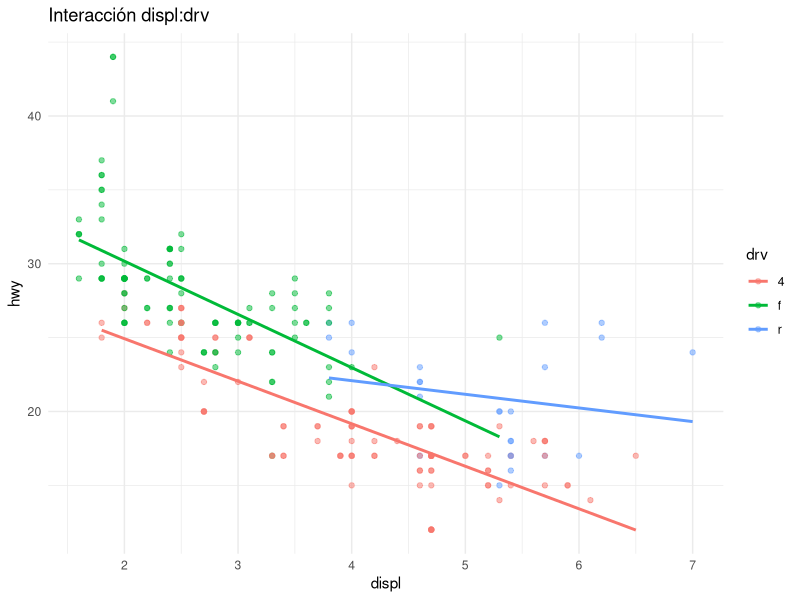
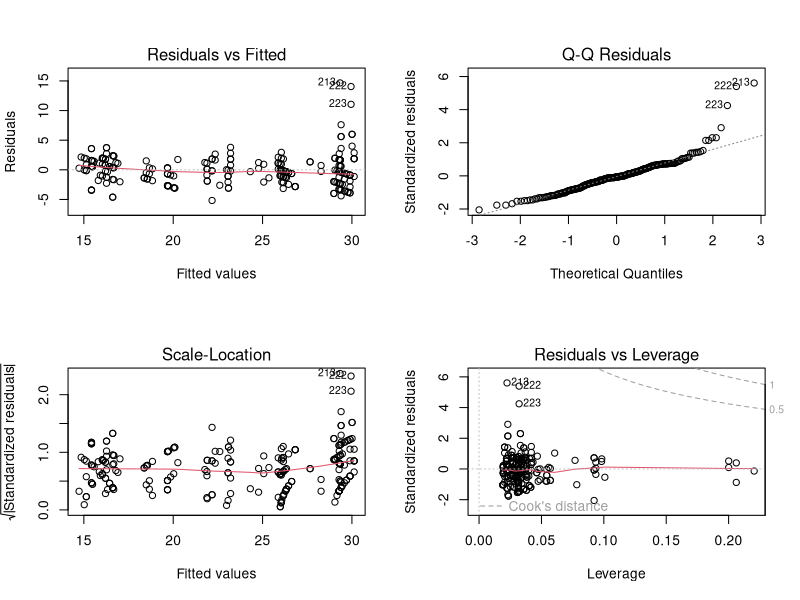
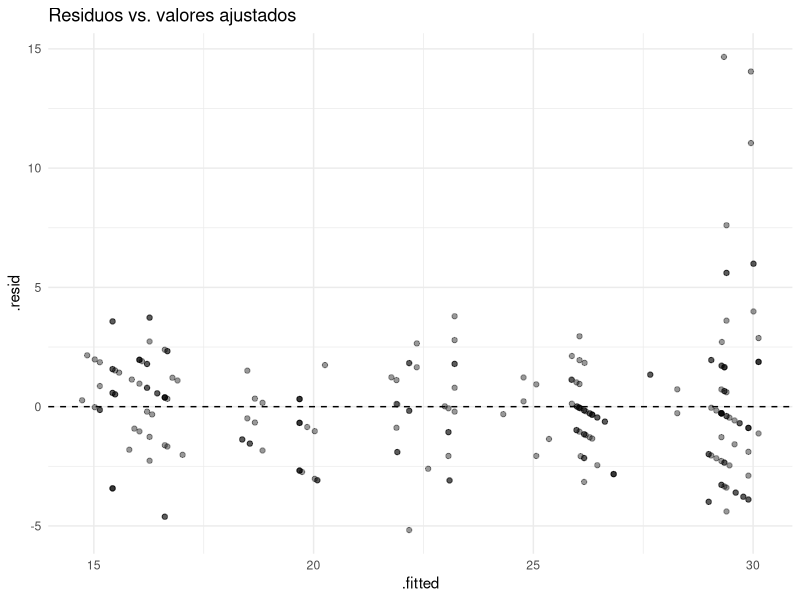

Write the R code that produced these figures, in order.
# =============================================================================
# Sesión 8 — Día 4 · tarde — Diagnóstico de supuestos y ANOVA
# Curso de nivelación en R — CIMAT Aguascalientes
# =============================================================================
#
# Objetivo de la sesión (2h):
#   Trabajar con interacciones, diagnosticar los supuestos de un modelo
#   lineal y comparar modelos anidados con ANOVA.

library(tidyverse)
library(broom)

datos <- as_tibble(mpg)
modelo_multi <- lm(hwy ~ displ + cyl + class, data = datos)

# -----------------------------------------------------------------------------
# 1. Interacciones
# -----------------------------------------------------------------------------

modelo_interaccion <- lm(hwy ~ displ * drv, data = datos)
summary(modelo_interaccion)

ggplot(datos, aes(displ, hwy, color = drv)) +
  geom_point(alpha = 0.5) +
  geom_smooth(method = "lm", se = FALSE) +
  labs(title = "Interacción displ:drv") +
  theme_minimal()

# -----------------------------------------------------------------------------
# 2. Diagnóstico de supuestos
# -----------------------------------------------------------------------------
# Supuestos clásicos de lm(): linealidad, homocedasticidad, normalidad de
# residuos, independencia, ausencia de multicolinealidad severa.

par(mfrow = c(2, 2))
plot(modelo_multi)      # 4 gráficos de diagnóstico clásicos de R
par(mfrow = c(1, 1))

# 1. Residuals vs Fitted -> ¿hay patrón? (viola linealidad/homocedasticidad)
# 2. Q-Q plot -> ¿residuos se ven normales?
# 3. Scale-Location -> homocedasticidad
# 4. Residuals vs Leverage -> observaciones influyentes (distancia de Cook)

# Multicolinealidad: VIF (Variance Inflation Factor)
# install.packages("car")
car::vif(modelo_multi)     # VIF > 5-10 sugiere colinealidad problemática

# Residuos "aumentados" con broom, útiles para graficar con ggplot
aug <- augment(modelo_multi)
ggplot(aug, aes(.fitted, .resid)) +
  geom_point(alpha = 0.4) +
  geom_hline(yintercept = 0, linetype = "dashed") +
  labs(title = "Residuos vs. valores ajustados") +
  theme_minimal()

# -----------------------------------------------------------------------------
# 3. ANOVA y comparación de modelos anidados
# -----------------------------------------------------------------------------

modelo_simple <- lm(hwy ~ displ, data = datos)
anova(modelo_simple, modelo_multi)   # ¿mejora significativamente el modelo
                                       # más grande respecto al más chico?

# ANOVA de un factor (equivalente a comparar medias entre grupos)
modelo_anova <- lm(hwy ~ class, data = datos)
anova(modelo_anova)

# =============================================================================
# EJERCICIOS
# =============================================================================

# 1. Usando augment(), identifica las 3 observaciones con mayor residuo
#    absoluto del modelo_multi. ¿Qué tienen en común?

# 2. (Reto) Ajusta dos modelos anidados: uno sin interacción
#    (hwy ~ displ + drv) y otro con interacción (hwy ~ displ * drv).
#    Compáralos con anova() y decide, con base en el p-value, si la
#    interacción aporta información significativa.
